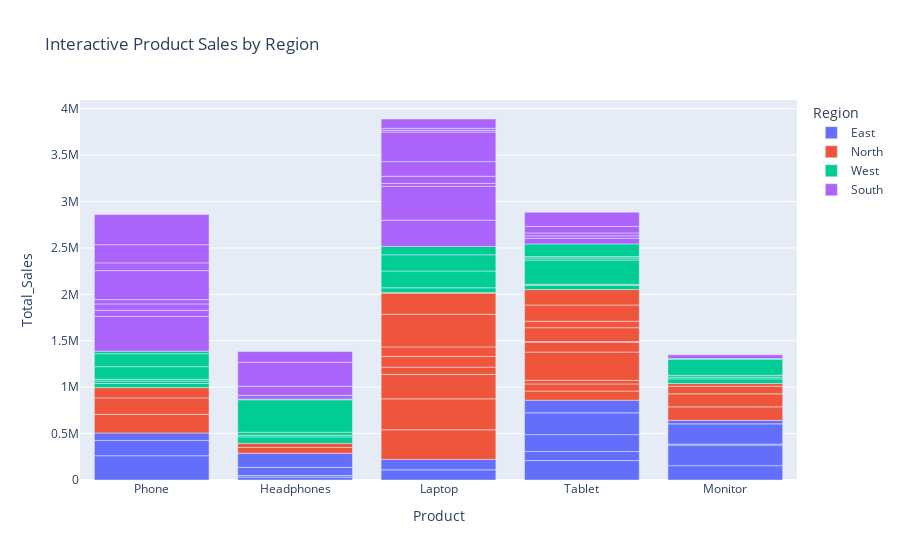

Notebook cell for this chart:
### Code cell
fig = px.bar(
    df,
    x='Product',
    y='Total_Sales',
    color='Region',
    title="Interactive Product Sales by Region",
    hover_data=['Quantity', 'Price']
)

fig.show()

### Figure 1 — Plotly figure (JSON) as saved in the notebook; plotly's stock layout.template omitted (floating-point values rounded to 4 significant figures)
{"data": [{"customdata": [[7, 37300], [1, 30895], [8, 20655], [4, 4195], [3, 36518], [6, 34900], [2, 48602], [4, 45515], [8, 19256], [2, 40244], [6, 37055], [2, 5272], [9, 24224], [2, 44487], [8, 18964], [9, 26110], [4, 28098], [4, 9483], [5, 27196]], "hovertemplate": "Region=East<br>Product=%{x}<br>Total_Sales=%{y}<br>Quantity=%{customdata[0]}<br>Price=%{customdata[1]}<extra></extra>", "legendgroup": "East", "marker": {"color": "#636efa", "pattern": {"shape": ""}}, "name": "East", "orientation": "v", "showlegend": true, "textposition": "auto", "type": "bar", "x": ["Phone", "Headphones", "Phone", "Headphones", "Laptop", "Tablet", "Tablet", "Tablet", "Monitor", "Phone", "Monitor", "Monitor", "Monitor", "Headphones", "Headphones", "Tablet", "Laptop", "Monitor", "Tablet"], "xaxis": "x", "y": [261100, 30895, 165240, 16780, 109554, 209400, 97204, 182060, 154048, 80488, 222330, 10544, 218016, 88974, 151712, 234990, 112392, 37932, 135980], "yaxis": "y"}, {"customdata": [[4, 15406], [8, 39835], [3, 32791], [4, 19322], [8, 41749], [9, 29275], [3, 25948], [1, 38298], [7, 43495], [1, 45467], [9, 11902], [5, 40177], [6, 29499], [6, 24160], [5, 1308], [3, 37135], [5, 29840], [8, 14381], [3, 34303], [3, 23229], [6, 23381], [9, 19425], [8, 43861], [7, 11591], [6, 38037], [1, 7148], [8, 20770], [1, 30717]], "hovertemplate": "Region=North<br>Product=%{x}<br>Total_Sales=%{y}<br>Quantity=%{customdata[0]}<br>Price=%{customdata[1]}<extra></extra>", "legendgroup": "North", "marker": {"color": "#EF553B", "pattern": {"shape": ""}}, "name": "North", "orientation": "v", "showlegend": true, "textposition": "auto", "type": "bar", "x": ["Headphones", "Laptop", "Tablet", "Tablet", "Laptop", "Laptop", "Laptop", "Tablet", "Tablet", "Headphones", "Tablet", "Phone", "Phone", "Monitor", "Tablet", "Phone", "Tablet", "Laptop", "Laptop", "Tablet", "Monitor", "Tablet", "Laptop", "Monitor", "Laptop", "Laptop", "Tablet", "Monitor"], "xaxis": "x", "y": [61624, 318680, 98373, 77288, 333992, 263475, 77844, 38298, 304465, 45467, 107118, 200885, 176994, 144960, 6540, 111405, 149200, 115048, 102909, 69687, 140286, 174825, 350888, 81137, 228222, 7148, 166160, 30717], "yaxis": "y"}, {"customdata": [[2, 21746], [7, 7262], [4, 45023], [8, 6160], [2, 13233], [2, 34447], [1, 44045], [2, 6713], [1, 17838], [2, 9191], [1, 20083], [1, 18616], [6, 43350], [4, 43428], [2, 11032], [1, 6720], [4, 43848], [9, 15160], [1, 32524], [5, 17924], [4, 34843], [7, 49930], [4, 3839], [6, 4578], [7, 19507], [1, 7647]], "hovertemplate": "Region=West<br>Product=%{x}<br>Total_Sales=%{y}<br>Quantity=%{customdata[0]}<br>Price=%{customdata[1]}<extra></extra>", "legendgroup": "West", "marker": {"color": "#00cc96", "pattern": {"shape": ""}}, "name": "West", "orientation": "v", "showlegend": true, "textposition": "auto", "type": "bar", "x": ["Phone", "Laptop", "Laptop", "Monitor", "Phone", "Headphones", "Tablet", "Tablet", "Headphones", "Monitor", "Monitor", "Phone", "Tablet", "Monitor", "Tablet", "Monitor", "Laptop", "Phone", "Headphones", "Laptop", "Phone", "Headphones", "Tablet", "Phone", "Tablet", "Headphones"], "xaxis": "x", "y": [43492, 50834, 180092, 49280, 26466, 68894, 44045, 13426, 17838, 18382, 20083, 18616, 260100, 173712, 22064, 6720, 175392, 136440, 32524, 89620, 139372, 349510, 15356, 27468, 136549, 7647], "yaxis": "y"}, {"customdata": [[7, 40420], [9, 40430], [9, 41548], [5, 13488], [4, 16997], [3, 20696], [6, 4339], [1, 39924], [4, 11494], [1, 32297], [7, 4341], [5, 15475], [3, 13624], [8, 19661], [7, 44652], [9, 35418], [4, 17512], [5, 16596], [7, 2603], [4, 49101], [2, 48769], [8, 40518], [3, 7455], [5, 30531], [6, 42813], [6, 16667], [5, 23376]], "hovertemplate": "Region=South<br>Product=%{x}<br>Total_Sales=%{y}<br>Quantity=%{customdata[0]}<br>Price=%{customdata[1]}<extra></extra>", "legendgroup": "South", "marker": {"color": "#ab63fa", "pattern": {"shape": ""}}, "name": "South", "orientation": "v", "showlegend": true, "textposition": "auto", "type": "bar", "x": ["Laptop", "Laptop", "Phone", "Phone", "Phone", "Tablet", "Tablet", "Monitor", "Phone", "Laptop", "Tablet", "Laptop", "Headphones", "Laptop", "Phone", "Laptop", "Tablet", "Phone", "Laptop", "Phone", "Headphones", "Phone", "Laptop", "Tablet", "Headphones", "Laptop", "Headphones"], "xaxis": "x", "y": [282940, 363870, 373932, 67440, 67988, 62088, 26034, 39924, 45976, 32297, 30387, 77375, 40872, 157288, 312564, 318762, 70048, 82980, 18221, 196404, 97538, 324144, 22365, 152655, 256878, 100002, 116880], "yaxis": "y"}], "layout": {"barmode": "relative", "legend": {"title": {"text": "Region"}, "tracegroupgap": 0}, "title": {"text": "Interactive Product Sales by Region"}, "xaxis": {"anchor": "y", "domain": [0, 1], "title": {"text": "Product"}}, "yaxis": {"anchor": "x", "domain": [0, 1], "title": {"text": "Total_Sales"}}}}
